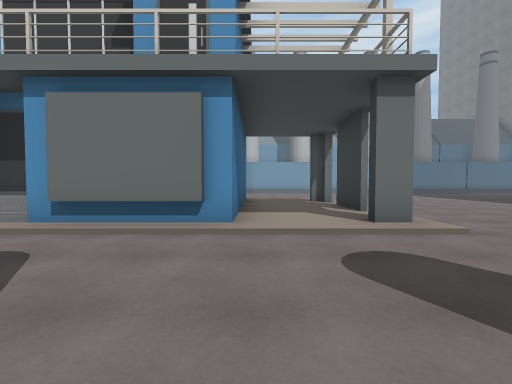
View 1 (above)

24 first-person views from a walk through a scene from a Unity 3-D project. The camera is 1.3 m above the floor, tilts 2° down and sees 90° across. The floor is counted in squares, 2 m on a side. Each view is taken from the middle of a square. On the plan, view 1 faces up. The plan holds only what a view shows up to about 9 squares ahead; the rest is blank. The place goes on beyond the plan. The player is left out. Some surface patterns are stand-ins.

View 2
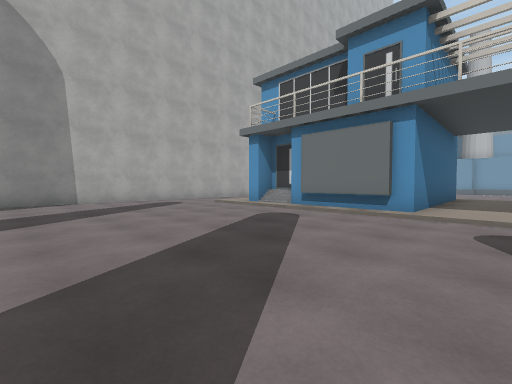

View 3
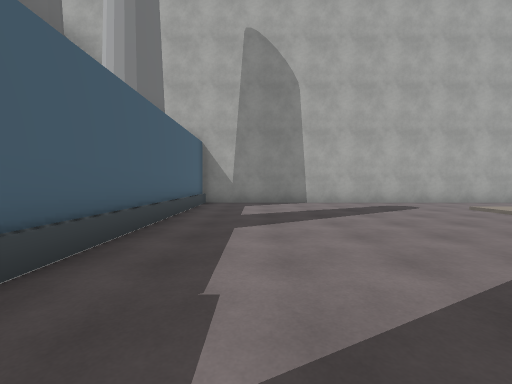

View 4
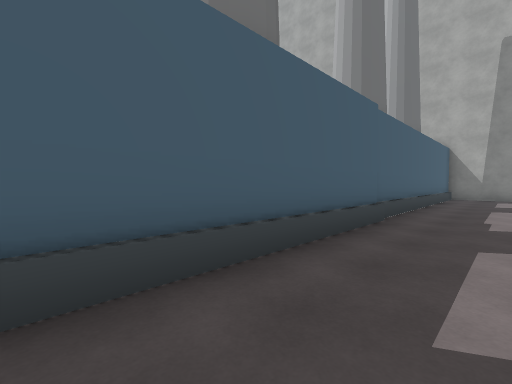

View 5
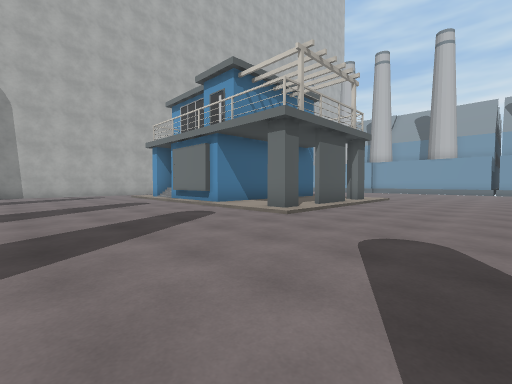

View 6
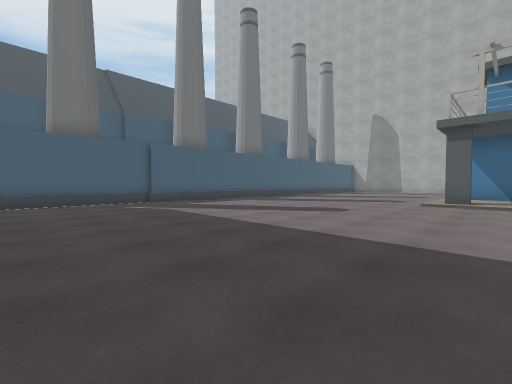

View 7
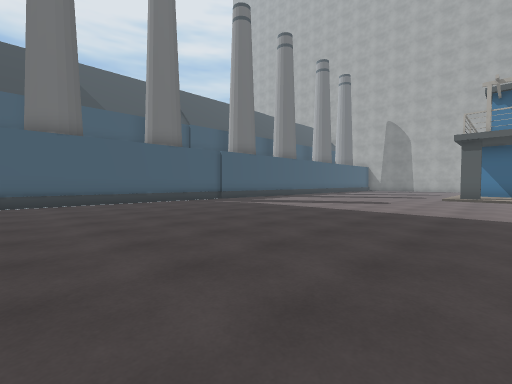

View 8
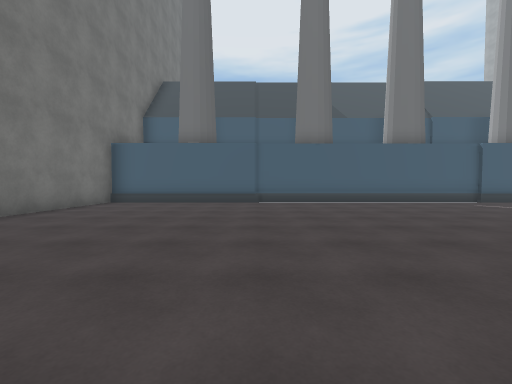

View 9
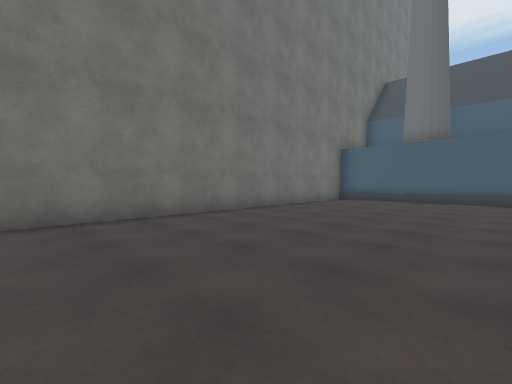

View 10
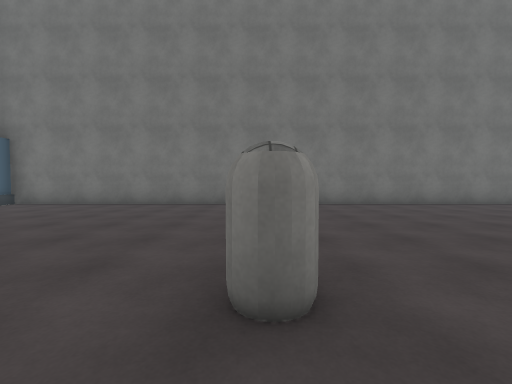

View 11
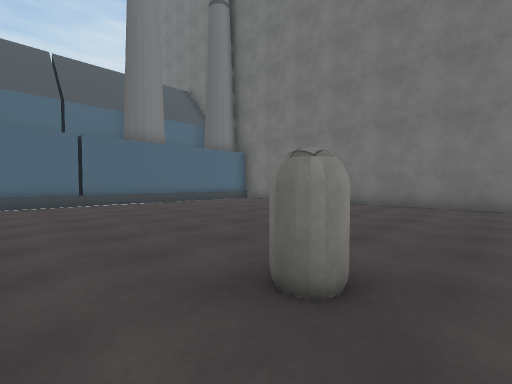

View 12
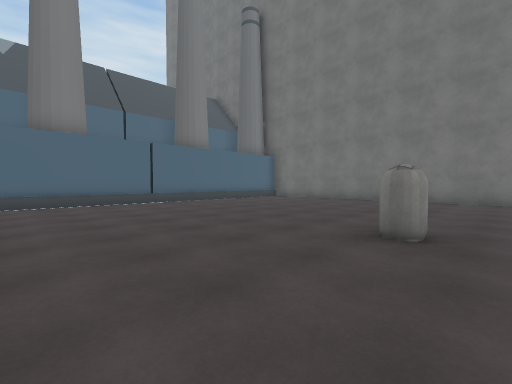

View 13
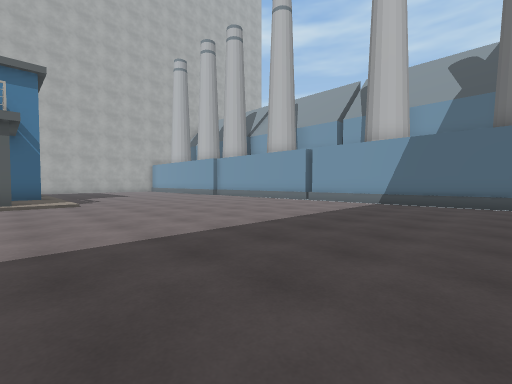

View 14
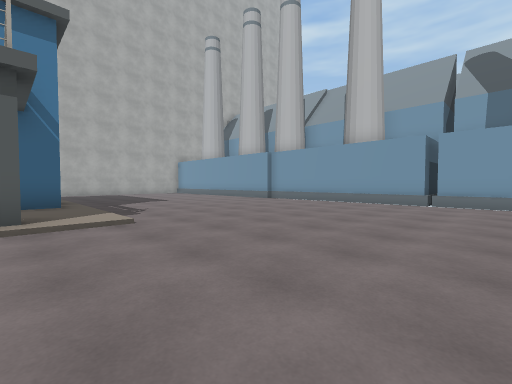

View 15
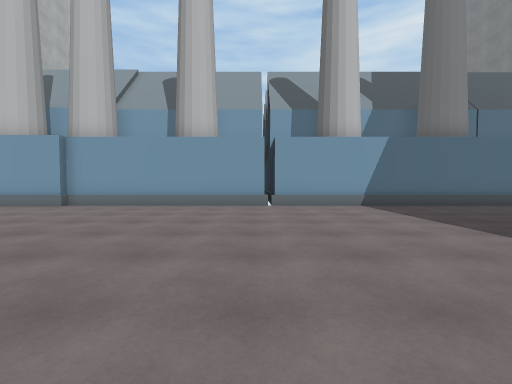

View 16
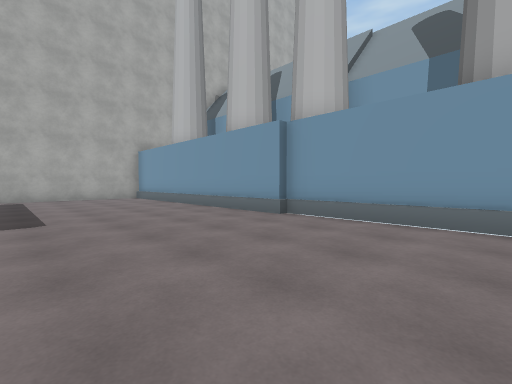

View 17
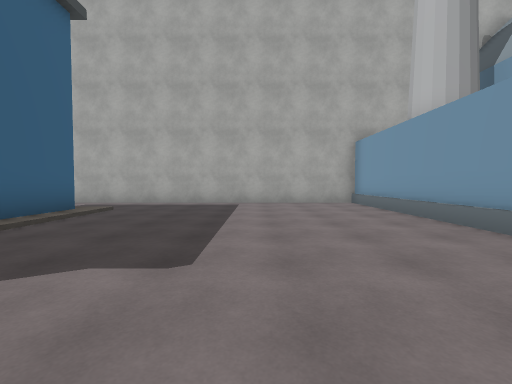

View 18
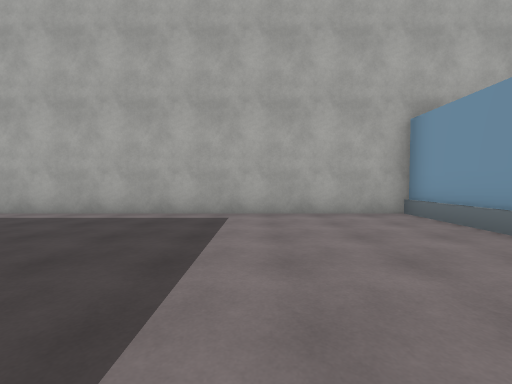

View 19
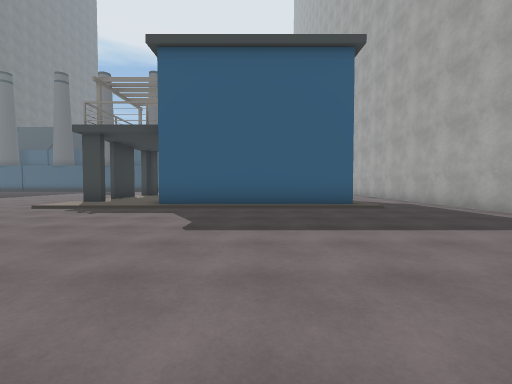

View 20
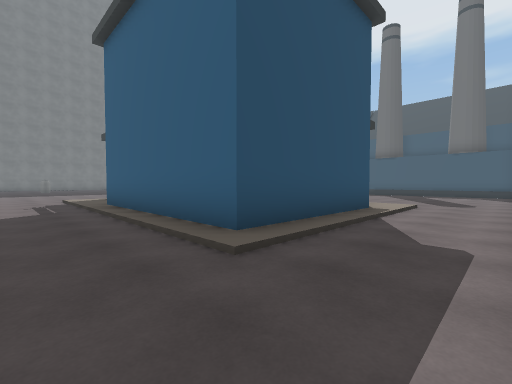

View 21
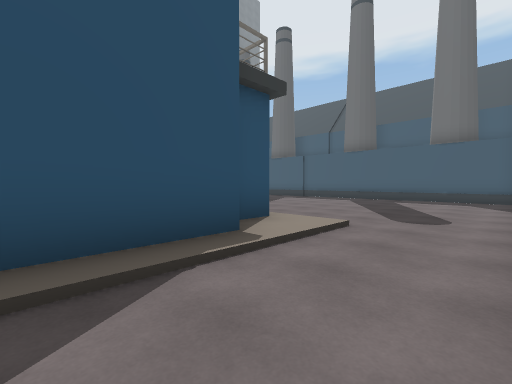

View 22
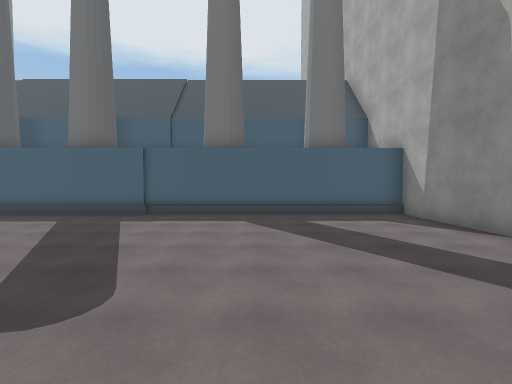

View 23
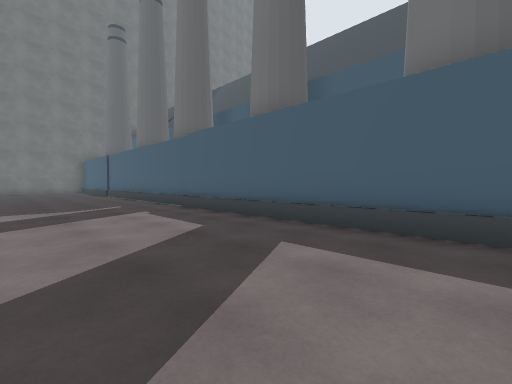

View 24
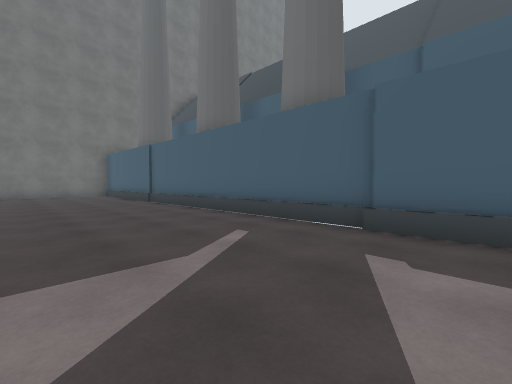

### Floor plan
Key: @ floor where view 1 was taken; # wall or solid block; . main floor; : floor 0.25 m higher than the main floor; / step, stairs or slope; B building; C capsule.
Columns run from 9 left of view 1 to 20 right of it. Each row starts with its distance up from view 1.
 19   BB     BBB  BBB BBBBBB
 18    B     B B BBBBBB BB  B
 17  BBBBB  BBBBBBBBBBBBBBBBBB   B
 16 B.........................  .#
 15 #............................#
 14 #............................#
 13 #............................#
 12 #............................#
 11 #............................#
 10 #............................#
  9 #..:#####:::..........C......#
  8 #..:#   #::#.................#
  7 #..:#   #:::.....      ......#
  6 #..:#   #::#....        .....#
  5 #..:### #:::.................#
  4 #..:#/###::#.................#
  3 #../////////.................#
  2 #............................#
  1 #............................#
  0 #........@...................#
 -1 #............................#
 -2 #............................#
 -3 #............................#
 -4 BBBBBBBBBBBBBBBBBBBBBBBBBBBBBB
 -5   BB BBB  BB BB   BB BB   B
 -6             BBBBBBBBBBBBBB

Where each view was taken, in squares from view 1:
view 1: 0 up, 0 right, facing up
view 2: 2 down, 1 right, facing up-left
view 3: 2 down, 0 right, facing left
view 4: 2 down, 4 right, facing down-left
view 5: 1 down, 6 right, facing up-left
view 6: 5 up, 11 right, facing down-left
view 7: 5 up, 14 right, facing down-left
view 8: 5 up, 15 right, facing down
view 9: 6 up, 15 right, facing down-right
view 10: 9 up, 12 right, facing right
view 11: 8 up, 12 right, facing up-right
view 12: 8 up, 10 right, facing up-right
view 13: 8 up, 11 right, facing up-left
view 14: 8 up, 7 right, facing up-left
view 15: 9 up, 5 right, facing up
view 16: 12 up, 3 right, facing up-left
view 17: 13 up, 0 right, facing left
view 18: 13 up, 3 left, facing left
view 19: 16 up, 3 left, facing down
view 20: 11 up, 8 left, facing down-right
view 21: 7 up, 8 left, facing down-right
view 22: 4 up, 4 left, facing down
view 23: 0 up, 1 right, facing down-right
view 24: 0 up, 6 right, facing down-right
